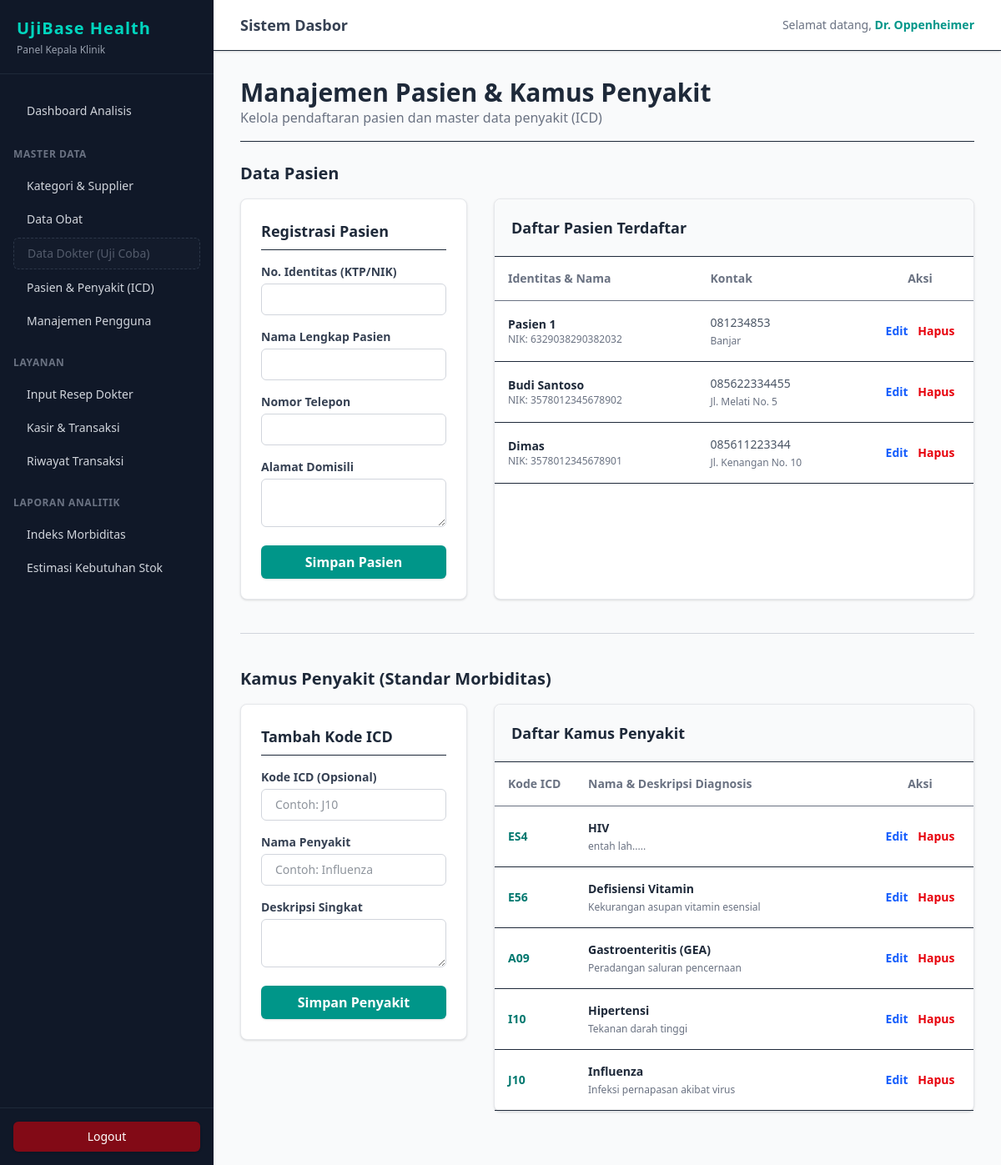
Page /admin/pasien-penyakit (signed in) on the committed database.
### tables this page shows
CREATE TABLE `pasien` (
  `id` int NOT NULL,
  `no_identitas` varchar(30) DEFAULT NULL,
  `nama_pasien` varchar(100) NOT NULL,
  `telepon` varchar(20) DEFAULT NULL,
  `alamat` text,
  `tanggal_daftar` date NOT NULL
);

CREATE TABLE `penyakit` (
  `id` int NOT NULL,
  `kode_icd` varchar(20) DEFAULT NULL,
  `nama_penyakit` varchar(100) NOT NULL,
  `deskripsi` text
);

### app/controllers/PasienPenyakitController.php (called while the page is built, shortened)
<?php
function indexPasienPenyakit($pdo, $basePath) {
    try {
        $stmtPasien = $pdo->query("SELECT * FROM pasien ORDER BY id DESC");
        $pasien = $stmtPasien->fetchAll();
    } catch (PDOException $e) { $pasien = []; }
    try {
        $stmtPenyakit = $pdo->query("SELECT * FROM penyakit ORDER BY id DESC");
        $penyakit = $stmtPenyakit->fetchAll();
    } catch (PDOException $e) { $penyakit = []; }
    require 'views/admin/pasien_penyakit/index.php';
}
?>

### index.php (called while the page is built, shortened)
<?php
require_once 'routes/web.php';
?>

### views/admin/pasien_penyakit/index.php (the view, shortened to what this page needs)
<?php require 'views/partials/header.php'; ?>
<div class="mb-6 border-b pb-4">
    <h1 class="text-3xl font-extrabold text-gray-800">Manajemen Pasien & Kamus Penyakit</h1>
    <p class="text-gray-500">Kelola pendaftaran pasien dan master data penyakit (ICD)</p>
</div>
<div class="mb-4"><h2 class="text-xl font-bold text-gray-800">Data Pasien</h2></div>
<div class="grid grid-cols-1 lg:grid-cols-3 gap-8 items-start mb-10">
    <div class="bg-white p-6 rounded-lg shadow-sm border border-gray-200 lg:col-span-1">
        <h3 class="text-lg font-bold text-gray-800 mb-4 border-b pb-2">Registrasi Pasien</h3>
        <form action="<?= $basePath ?>/admin/pasien/store" method="POST" class="space-y-4">
            <div>
                <label class="block text-sm font-bold text-gray-700 mb-1">No. Identitas (KTP/NIK)</label>
                <input type="text" name="no_identitas" required class="w-full px-4 py-2 border border-gray-300 rounded-md focus:ring-teal-500 outline-none text-sm">
            </div>
            <div>
                <label class="block text-sm font-bold text-gray-700 mb-1">Nama Lengkap Pasien</label>
                <input type="text" name="nama_pasien" required class="w-full px-4 py-2 border border-gray-300 rounded-md focus:ring-teal-500 outline-none text-sm">
            </div>
            <div>
                <label class="block text-sm font-bold text-gray-700 mb-1">Nomor Telepon</label>
                <input type="text" name="telepon" required class="w-full px-4 py-2 border border-gray-300 rounded-md focus:ring-teal-500 outline-none text-sm">
            </div>
            <div>
                <label class="block text-sm font-bold text-gray-700 mb-1">Alamat Domisili</label>
                <textarea name="alamat" rows="2" required class="w-full px-4 py-2 border border-gray-300 rounded-md focus:ring-teal-500 outline-none text-sm"></textarea>
            </div>
            <button type="submit" class="w-full bg-teal-600 hover:bg-teal-700 text-white font-bold py-2 px-4 rounded-md shadow-sm transition">
                Simpan Pasien
            </button>
        </form>
    </div>
    <div class="bg-white rounded-lg shadow-sm border border-gray-200 lg:col-span-2 flex flex-col h-full">
        <div class="p-5 border-b bg-gray-50 rounded-t-lg"><h3 class="text-lg font-bold text-gray-800">Daftar Pasien Terdaftar</h3></div>
        <div class="p-0 overflow-x-auto flex-1">
            <table class="w-full text-left border-collapse text-sm">
                <thead>
                    <tr class="text-gray-500 bg-white border-b">
                        <th class="p-4 font-semibold">Identitas & Nama</th>
                        <th class="p-4 font-semibold">Kontak</th>
                        <th class="p-4 font-semibold text-center w-32">Aksi</th>
                    </tr>
                </thead>
                <tbody>
                    <?php if (!empty($pasien)): ?>
                        <?php foreach($pasien as $row): ?>
                        <tr class="hover:bg-gray-50 border-b">
                            <td class="p-4">
                                <div class="font-bold text-gray-800"><?= htmlspecialchars($row['nama_pasien']) ?></div>
                                <div class="text-xs text-gray-500">NIK: <?= htmlspecialchars($row['no_identitas']) ?></div>
                            </td>
                            <td class="p-4 text-gray-600">
                                <div><?= htmlspecialchars($row['telepon']) ?></div>
                                <div class="text-xs text-gray-500 mt-1"><?= htmlspecialchars($row['alamat']) ?></div>
                            </td>
                            <td class="p-4 text-center">
                                <a href="<?= $basePath ?>/admin/pasien/edit?id=<?= $row['id'] ?>" class="text-blue-600 hover:text-blue-800 font-semibold mr-2">Edit</a>
                                <a href="<?= $basePath ?>/admin/pasien/delete?id=<?= $row['id'] ?>" onclick="return confirm('Hapus pasien?');" class="text-red-600 font-semibold">Hapus</a>
                            </td>
                        </tr>
                        <?php endforeach; ?>
                    <?php else: ?>
                        <tr><td colspan="3" class="p-6 text-center text-gray-400 italic">Data pasien kosong.</td></tr>
                    <?php endif; ?>
                </tbody>
            </table>
        </div>
    </div>
</div>
<hr class="mb-10 border-gray-300">
<div class="mb-4"><h2 class="text-xl font-bold text-gray-800">Kamus Penyakit (Standar Morbiditas)</h2></div>
<div class="grid grid-cols-1 lg:grid-cols-3 gap-8 items-start mb-8">
    <div class="bg-white p-6 rounded-lg shadow-sm border border-gray-200 lg:col-span-1">
        <h3 class="text-lg font-bold text-gray-800 mb-4 border-b pb-2">Tambah Kode ICD</h3>
        <form action="<?= $basePath ?>/admin/penyakit/store" method="POST" class="space-y-4">
            <div>
                <label class="block text-sm font-bold text-gray-700 mb-1">Kode ICD (Opsional)</label>
                <input type="text" name="kode_icd" placeholder="Contoh: J10" class="w-full px-4 py-2 border border-gray-300 rounded-md focus:ring-teal-500 outline-none text-sm">
            </div>
            <div>
                <label class="block text-sm font-bold text-gray-700 mb-1">Nama Penyakit</label>
                <input type="text" name="nama_penyakit" required placeholder="Contoh: Influenza" class="w-full px-4 py-2 border border-gray-300 rounded-md focus:ring-teal-500 outline-none text-sm">
            </div>
            <div>
                <label class="block text-sm font-bold text-gray-700 mb-1">Deskripsi Singkat</label>
                <textarea name="deskripsi" rows="2" class="w-full px-4 py-2 border border-gray-300 rounded-md focus:ring-teal-500 outline-none text-sm"></textarea>
            </div>
            <button type="submit" class="w-full bg-teal-600 hover:bg-teal-700 text-white font-bold py-2 px-4 rounded-md shadow-sm transition">
                Simpan Penyakit
            </button>
        </form>
    </div>
    <div class="bg-white rounded-lg shadow-sm border border-gray-200 lg:col-span-2 flex flex-col h-full">
        <div class="p-5 border-b bg-gray-50 rounded-t-lg"><h3 class="text-lg font-bold text-gray-800">Daftar Kamus Penyakit</h3></div>
        <div class="p-0 overflow-x-auto flex-1">
            <table class="w-full text-left border-collapse text-sm">
                <thead>
                    <tr class="text-gray-500 bg-white border-b">
                        <th class="p-4 font-semibold w-24">Kode ICD</th>
                        <th class="p-4 font-semibold">Nama & Deskripsi Diagnosis</th>
                        <th class="p-4 font-semibold text-center w-32">Aksi</th>
                    </tr>
                </thead>
                <tbody>
                    <?php if (!empty($penyakit)): ?>
                        <?php foreach($penyakit as $row): ?>
                        <tr class="hover:bg-gray-50 border-b">
                            <td class="p-4 font-bold text-teal-700"><?= htmlspecialchars($row['kode_icd']) ?></td>
                            <td class="p-4">
                                <div class="font-bold text-gray-800"><?= htmlspecialchars($row['nama_penyakit']) ?></div>
                                <div class="text-xs text-gray-500 mt-1"><?= htmlspecialchars($row['deskripsi']) ?></div>
                            </td>
                            <td class="p-4 text-center">
                                <a href="<?= $basePath ?>/admin/penyakit/edit?id=<?= $row['id'] ?>" class="text-blue-600 hover:text-blue-800 font-semibold mr-2">Edit</a>
                                <a href="<?= $basePath ?>/admin/penyakit/delete?id=<?= $row['id'] ?>" onclick="return confirm('Hapus penyakit?');" class="text-red-600 font-semibold">Hapus</a>
                            </td>
                        </tr>
                        <?php endforeach; ?>
                    <?php else: ?>
                        <tr><td colspan="3" class="p-6 text-center text-gray-400 italic">Data penyakit kosong.</td></tr>
                    <?php endif; ?>
                </tbody>
            </table>
        </div>
    </div>
</div>
<?php require 'views/partials/footer.php'; ?>

### rows in the picture
pasien: nama_pasien "Pasien 1", no_identitas "6329038290382032", telepon "081234853", alamat "Banjar"
pasien: nama_pasien "Budi Santoso", no_identitas "3578012345678902", telepon "085622334455", alamat "Jl. Melati No. 5"
pasien: nama_pasien "Dimas", no_identitas "3578012345678901", telepon "085611223344", alamat "Jl. Kenangan No. 10"
penyakit: kode_icd "ES4", nama_penyakit "HIV", deskripsi "entah lah....."
penyakit: kode_icd "E56", nama_penyakit "Defisiensi Vitamin", deskripsi "Kekurangan asupan vitamin esensial"
penyakit: kode_icd "A09", nama_penyakit "Gastroenteritis (GEA)", deskripsi "Peradangan saluran pencernaan"
penyakit: kode_icd "I10", nama_penyakit "Hipertensi", deskripsi "Tekanan darah tinggi"
penyakit: kode_icd "J10", nama_penyakit "Influenza", deskripsi "Infeksi pernapasan akibat virus"

### other values in the picture
$_SESSION['role'] "Kepala Klinik"
$_SESSION['nama_lengkap'] "Dr. Oppenheimer"
